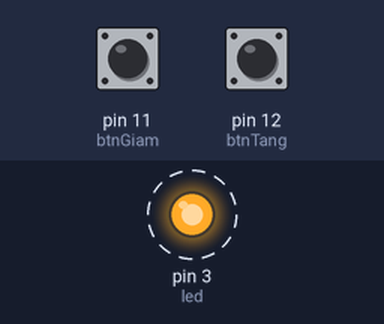
The sketch below on a simulated Arduino Uno, built with avr-gcc and run on an emulated ATmega328P. Parts: output pins drawn as LEDs (lit = HIGH). Dashed ring = blinking. The test bench sets the inputs (shaded band); at power-on: pin 12 (btnTang) LOW, pin 11 (btnGiam) LOW.

Above: at 1.25 s.
1.3 s: pin 12 (btnTang) pulled HIGH for 0.15 s
At 1.45 s:
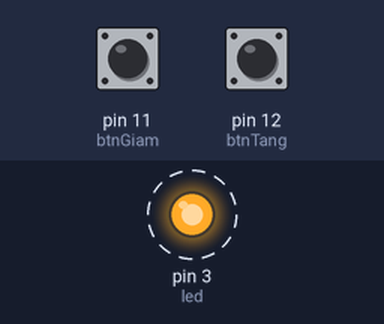
4.3 s: pin 11 (btnGiam) pulled HIGH for 0.15 s
At 4.72 s:
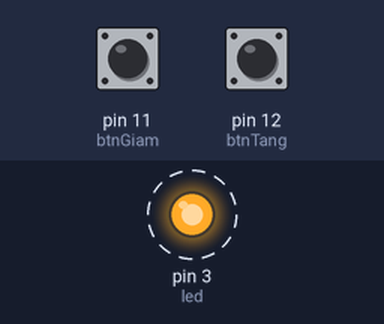
Timing chart, 0 to 13.3 s (numbered marks = the images above; inputs shaded):
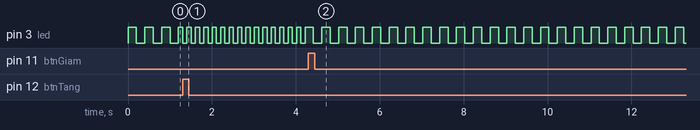

The sketch:

th_baitap2.ino
```cpp
int btnTang = 12;
int btnGiam = 11;
int led = 3;
unsigned long tgTruoc = 0;
long tgDelay = 200;
int delayMax = 5000;
int delayMin = 0;
int preTang = LOW;
int preGiam = LOW;

void setup() {
  pinMode(led, OUTPUT);
  pinMode(btnTang, INPUT);
  pinMode(btnGiam, INPUT);
}

void loop() {
  unsigned long tgHienTai = millis();
  int curTang = digitalRead(btnTang);
  int curGiam = digitalRead(btnGiam);
  if(curTang == HIGH && preTang == LOW){
    tgDelay -=  100;
    if(tgDelay <= delayMin) tgDelay = delayMin;
  }

  if(curGiam == HIGH && preGiam == LOW){
    tgDelay += 100;
    if (tgDelay >= delayMax) tgDelay = delayMax;
  }
  preTang = curTang;
  preGiam = curGiam;
   if(tgHienTai - tgTruoc <= tgDelay){
    digitalWrite(led, HIGH);
   }else if(tgHienTai - tgTruoc <= tgDelay * 2){
    digitalWrite(led, LOW);
   }else{
    tgTruoc = tgHienTai;
   }

}
```

Measured:
- after the input at 1.3 s, pin 3 (led): alternates HIGH for 0.10 s and LOW for 0.10 s, starting at once
- after the input at 4.3 s, pin 3 (led): alternates HIGH for 0.20 s and LOW for 0.20 s, starting after 0.12 s
- by itself, pin 3 (led): alternates HIGH for 0.20 s and LOW for 0.20 s
